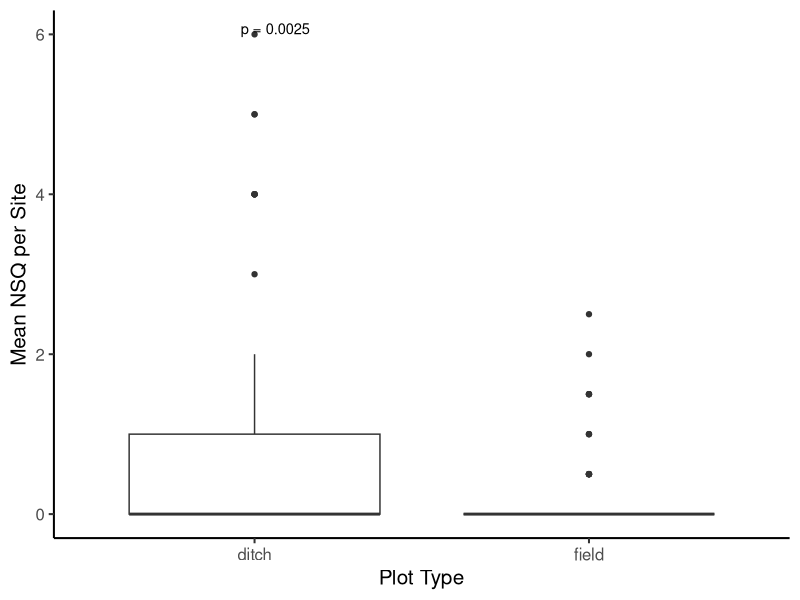
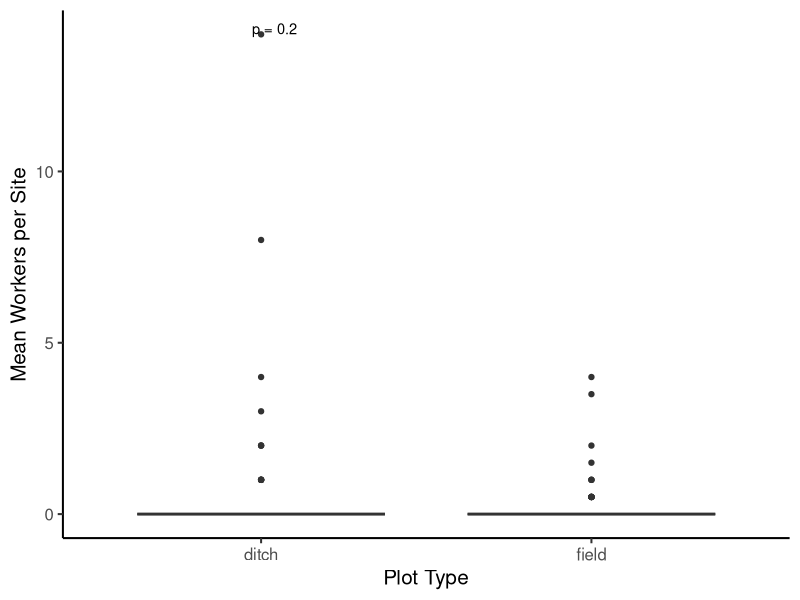
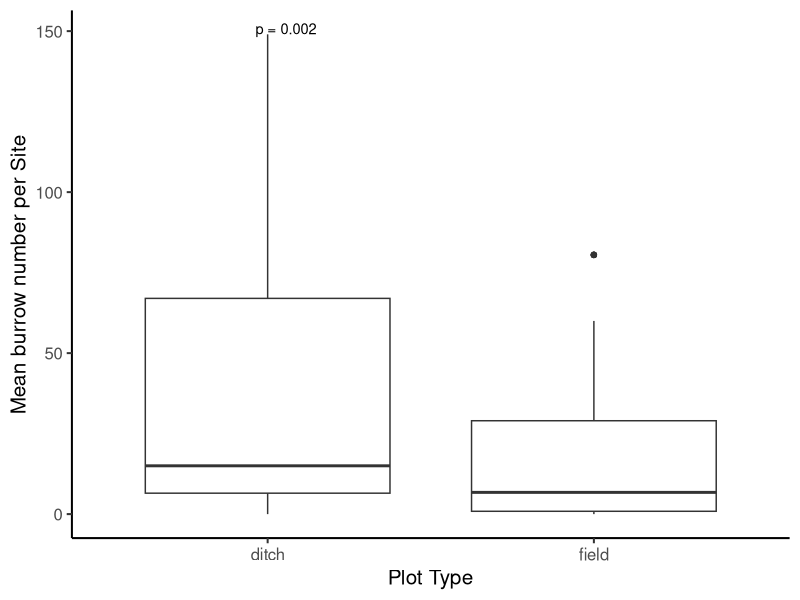
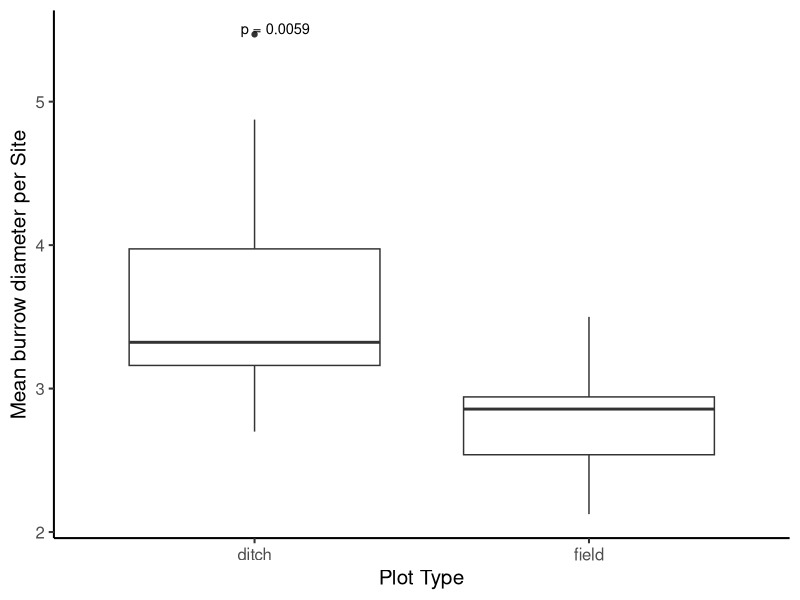
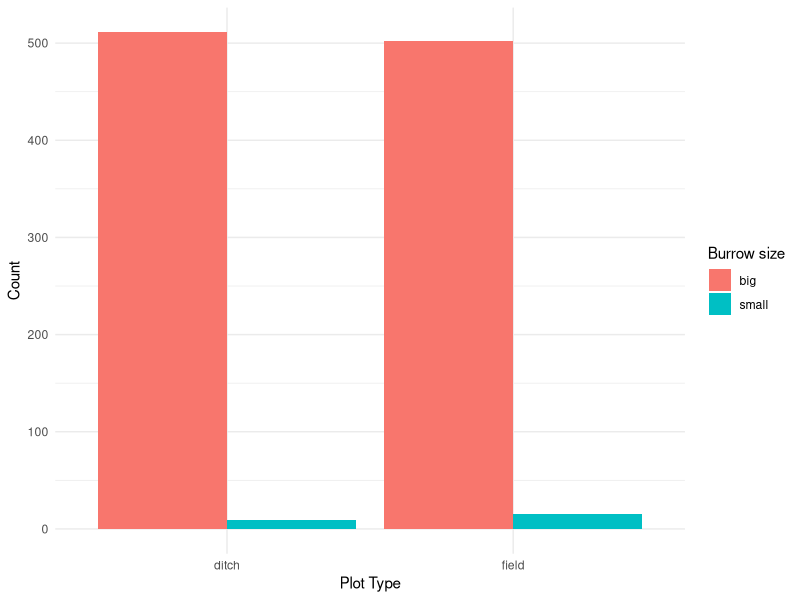
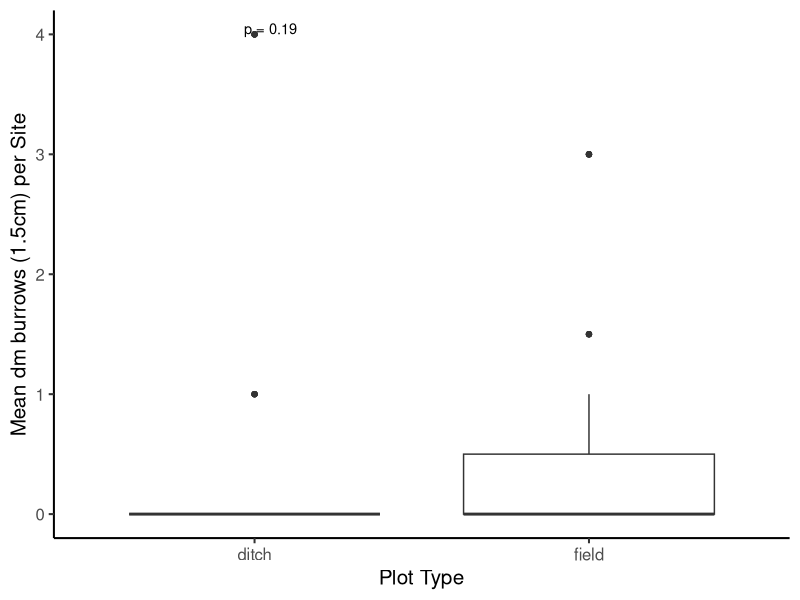
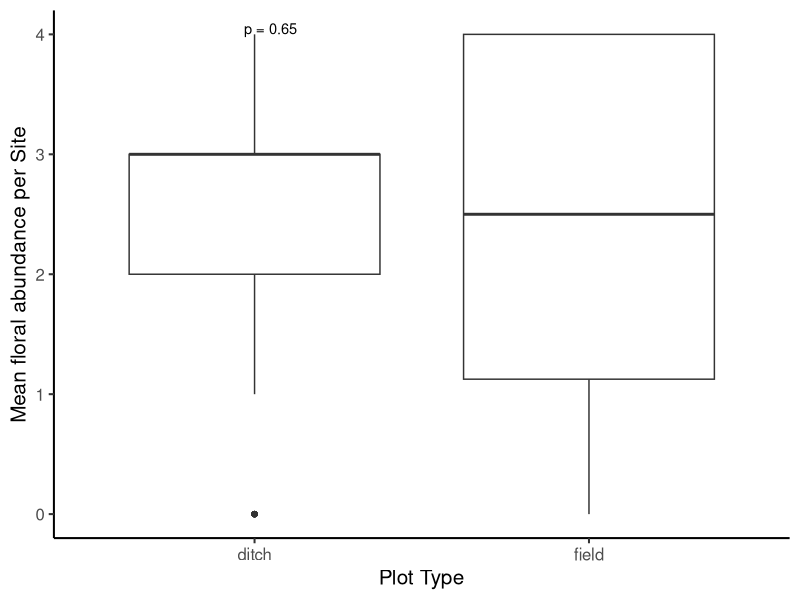

The R source for these figures, in order:
## ---- chunk 1
knitr::opts_chunk$set(echo = TRUE)
knitr::opts_knit$set(root.dir = "~/Library/CloudStorage/OneDrive-UBC/MSc/12_analysis/rodent-bee-blueberry")
## ---- chunk 2
#load packages
library(ggplot2) #for plots
library(dplyr) #for working with dataframes
library(tidyr) #for working with datasets
library(lme4) #for mixed effects models
library(ggpubr) #for adding significance asterisks to graph
library(stringr)

#read in data
data <- read.csv("06_cleandata/combined_plot_data.csv")
rodent <- read.csv("06_cleandata/rodent_clean.csv")

#check that variables are in appropriate format
str(data)

#change character columns to factors
data <- data %>%
   mutate(
     site_id = as.factor(site_id),
     round = as.factor(round),
     plot_id = as.factor(plot_id),
     bee_date = as.Date(bee_date),
     area = as.factor(area))

#add column for ditch vs field
data <- data %>%
  mutate(field_ditch = case_when(
    str_detect(plot_id, "p1|p2") ~ "field",
    str_detect(plot_id, "d") ~ "ditch",
    TRUE ~ NA_character_
  ))

#add column for ditch vs field
rodent <- rodent %>%
  mutate(field_ditch = case_when(
    str_detect(plot_id, "p1|p2") ~ "field",
    str_detect(plot_id, "d") ~ "ditch",
    TRUE ~ NA_character_
  ))

#add column for small holes (dm)
rodent <- rodent %>%
  mutate(burrow_size = case_when(
    diameter_cm <= 1.5 ~ "small",
    diameter_cm > 1.5 ~ "big",
    TRUE ~ NA_character_
  ))
## ---- chunk 3
#aggregate across site and round to account for 2 field plots at each site vs 1 ditch plot at each site
data_site_avg <- data %>%
  group_by(site_id, round, field_ditch) %>%
  summarise(mean_nsq = mean(nest_searching_queens, na.rm = TRUE), .groups = "drop")

#plot
ggplot(data_site_avg, aes(x = field_ditch, y = mean_nsq)) +
  geom_boxplot() +
  theme_classic(base_size = 15) +
  xlab("Plot Type") +
  ylab("Mean NSQ per Site") +
  stat_compare_means(method = "t.test", label = "p.format", size = 3.7)
## ---- chunk 4
data_site_avg2 <- data %>%
  group_by(site_id, round, field_ditch) %>%
  summarise(mean_workers = mean(workers, na.rm = TRUE), .groups = "drop")

ggplot(data_site_avg2, aes(x = field_ditch, y = mean_workers)) +
  geom_boxplot() +
  theme_classic(base_size = 15) +
  xlab("Plot Type") +
  ylab("Mean Workers per Site") +
  stat_compare_means(method = "t.test", label = "p.format", size = 3.7, vjust = 0)
## ---- chunk 5
data_site_avg3 <- data %>%
  group_by(site_id, round, field_ditch) %>%
  summarise(mean_burrows = mean(num_burrows, na.rm = TRUE), .groups = "drop")

ggplot(data_site_avg3, aes(x = field_ditch, y = mean_burrows)) +
  geom_boxplot() +
  theme_classic(base_size = 15) +
  xlab("Plot Type") +
  ylab("Mean burrow number per Site") +
  stat_compare_means(method = "t.test", label = "p.format", size = 3.7, vjust = 0)
## ---- chunk 6
data_site_avg4 <- rodent %>%
  group_by(site_id, round, field_ditch) %>%
  summarise(mean_burrow_dia = mean(diameter_cm, na.rm = TRUE), .groups = "drop")

ggplot(data_site_avg4, aes(x = field_ditch, y = mean_burrow_dia)) +
  geom_boxplot() +
  theme_classic(base_size = 15) +
  xlab("Plot Type") +
  ylab("Mean burrow diameter per Site") +
  stat_compare_means(method = "t.test", label = "p.format", size = 3.7, vjust = 0)
## ---- chunk 7
ggplot(rodent, aes(fill = burrow_size, x = field_ditch)) +
  geom_bar(position = "dodge") +
  labs(,
    x = "Plot Type",
    y = "Count",
    fill = "Burrow size"
  ) +
  theme_minimal()
## ---- chunk 8
data_site_avg5 <- data %>%
  group_by(site_id, round, field_ditch) %>%
  summarise(mean_dm = mean(num_dm_size, na.rm = TRUE), .groups = "drop")

ggplot(data_site_avg5, aes(x = field_ditch, y = mean_dm)) +
  geom_boxplot() +
  theme_classic(base_size = 15) +
  xlab("Plot Type") +
  ylab("Mean dm burrows (1.5cm) per Site") +
  stat_compare_means(method = "t.test", label = "p.format", size = 3.7, vjust = 0)
## ---- chunk 9
data_site_avg6 <- data %>%
  group_by(site_id, round, field_ditch) %>%
  summarise(mean_floral_abun = mean(bombus_floral_abun, na.rm = TRUE), .groups = "drop")

ggplot(data_site_avg6, aes(x = field_ditch, y = mean_floral_abun)) +
  geom_boxplot() +
  theme_classic(base_size = 15) +
  xlab("Plot Type") +
  ylab("Mean floral abundance per Site") +
  stat_compare_means(method = "t.test", label = "p.format", size = 3.7, vjust = 0)
